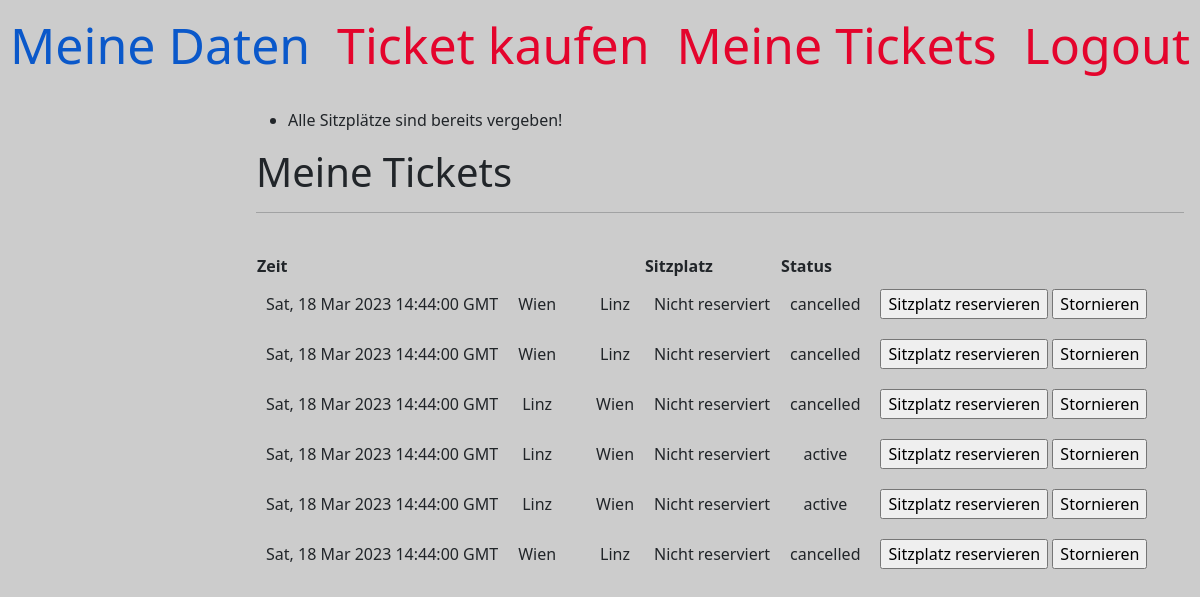
The page /tickets?ticketid=8 (signed in) on the database its author committed.
### app/models.py (models this page shows, shortened)
class Ticket(db.Model):
    id = db.Column(db.Integer, primary_key=True)
    user_id = db.Column(db.Integer, db.ForeignKey('user.id'))
    ride_id = db.Column(db.Integer)
    status = db.Column(db.Enum('active', 'cancelled', 'used'), nullable=False, server_default="active")
    seat = db.Column(db.Boolean, default=False, nullable=False)
    departure = db.Column(db.String)
    destination = db.Column(db.String)
    def get_time(self):
        return api.get_ride_by_id(self.ride_id)["time"]

### app/routes.py (the view)
@app.route('/tickets', methods=['GET', 'POST'])
@requires_access('user')
@login_required
def tickets():
    tickets = current_user.bought_tickets()
    today = datetime.now()
    for t in tickets:
        rideid = t.ride_id
        ride_time = datetime.strptime(api.get_ride_by_id(rideid)["time"], "%a, %d %b %Y %H:%M:%S GMT")
        if t.status == 'active' and t.status != 'used' and ride_time < today:
            t.set_status('used')
            db.session.commit()
    ticketid = request.args.get('ticketid')
    book_seat(ticketid)
    return render_template('tickets.html', title='Meine Tickets', tickets=tickets)

### api.py (called while the page is built)
def get_ride_by_id(id):
    data = get_rides()
    for r in data["data"]:
        if id == r["id"]:
            return r

def get_rides():
    if dummydata:
        js = open("./dummydata/rides.json")
        data = json.load(js)
        return data
    else:
        response = urlopen('http://localhost:5001/api/zuege-komp')
        data = json.loads(response.read())
        return data

def get_train_by_id(id):
    data = get_trains()
    for t in data["trains"]:
        if id == t["id"]:
            return t

def get_trains():
    if dummydata:
        js = open("./dummydata/trains.json")
        data = json.load(js)
        return data
    else:
        response = urlopen('http://localhost:5002/api/fahrplan')
        data = json.loads(response.read())
        return data

### app/admin.py (called while the page is built)
def requires_access(access_level):
    def decorator(f):
        @wraps(f)
        def decorated_function(*args, **kwargs):
            user = User.query.filter_by(username=current_user.username).first_or_404()
            if access_level == 'admin' and not user.is_admin():
                flash("Kein Zugang.")
                return redirect(url_for('logout'))
            elif access_level == 'user' and user.is_admin():
                flash("Kein Zugang.")
                return redirect(url_for('logout'))
            return f(*args, **kwargs)
        return decorated_function
    return decorator

### app/models.py (called while the page is built)
@login.user_loader
def load_user(id):
    return User.query.get(int(id))

    def is_admin(self):
        return self.access == 'admin'

    def bought_tickets(self):
        tickets = Ticket.query.filter_by(user_id=self.id)
        return tickets

### app/routes.py (called while the page is built)
def book_seat(ticketid):
    ticket = Ticket.query.filter_by(id=ticketid).first()
    if ticket is not None and ticket.status == 'active':
        rideid = ticket.ride_id
        booked_seats = len(Ticket.query.filter_by(ride_id=rideid, seat=True).all())
        trainid = api.get_ride_by_id(rideid)["train_id"]
        available_seats = api.get_train_by_id(trainid)["seats"]
        if ticket.seat:
            flash("Sitzplatz bereits gebucht!")
        elif available_seats <= booked_seats:
            flash("Alle Sitzplätze sind bereits vergeben!")
        elif not ticket.seat:
            ticket.set_seat(True)
            db.session.commit()
            flash("Sitzplatz erfolgreich reserviert!")
    elif ticket is not None:
        flash("Das Ticket ist nicht mehr verfügbar, da storniert oder verbraucht!")

### app/templates/tickets.html (shortened to what this page needs)
{% extends "base.html" %}
{% set active_page = 'tickets_page' %}
{% block content %}
<h1>Meine Tickets</h1>
<hr><br>
<table>
    <tr>
        <th>Zeit</th>
        <th></th>
        <th></th>
        <th></th>
        <th>Sitzplatz</th>
        <th>Status</th>
        <th></th>
    </tr>
    {% for ticket in tickets %}
    <tr class="default">
        <td>{{ ticket.get_time() }}</td>
        <td>{{ ticket.departure }}</td>
        <td></td>
        <td>{{ ticket.destination }}</td>
        {% if ticket.seat %}
            <td>Reserviert</td>
        {% else %}
            <td>Nicht reserviert</td>
        {% endif %}
        <td>{{ ticket.status }}</td>
        <td>
            <input type="button" onclick="window.location.href='{{ url_for( 'tickets', ticketid=ticket.id ) }}';" value="Sitzplatz reservieren">
            <input type="button" onclick="window.location.href='{{ url_for( 'cancelticket', ticketid=ticket.id ) }}';" value="Stornieren">
        </td>
    </tr>
    {% endfor %}
</table>
{% endblock %}

### app/templates/base.html (style rules this page uses)
body { background-color: #cccccc; }
td { text-align: center; padding: 10px; }

### rows shown on the page
Ticket: get_time "Sat, 18 Mar 2023 14:44:00 GMT", departure "Wien", destination "Linz", seat "Nicht reserviert", status "cancelled"
Ticket: get_time "Sat, 18 Mar 2023 14:44:00 GMT", departure "Wien", destination "Linz", seat "Nicht reserviert", status "cancelled"
Ticket: get_time "Sat, 18 Mar 2023 14:44:00 GMT", departure "Linz", destination "Wien", seat "Nicht reserviert", status "cancelled"
Ticket: get_time "Sat, 18 Mar 2023 14:44:00 GMT", departure "Linz", destination "Wien", seat "Nicht reserviert", status "active"
Ticket: get_time "Sat, 18 Mar 2023 14:44:00 GMT", departure "Linz", destination "Wien", seat "Nicht reserviert", status "active"
Ticket: get_time "Sat, 18 Mar 2023 14:44:00 GMT", departure "Wien", destination "Linz", seat "Nicht reserviert", status "cancelled"

### other values the page prints
{{ message }} "Alle Sitzplätze sind bereits vergeben!"
